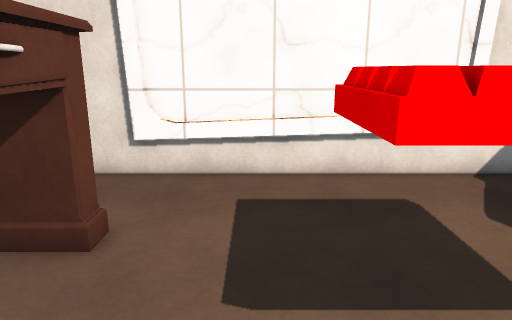
view 1 (above)

17 first-person views from a walk through a 3-D level made in the Unity game engine. The camera is 1.5 m above the floor, tilts 14° down and sees 70° across. The floor is counted in squares, 0.5 m on a side. Each view is taken from the middle of a square. On the plan, view 1 faces up. The plan holds only what a view shows up to about 20 squares ahead; the rest is blank. The place goes on beyond the plan. The player is left out. Some surface patterns are stand-ins.

view 2
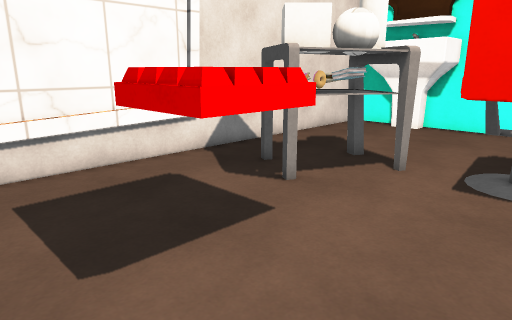

view 3
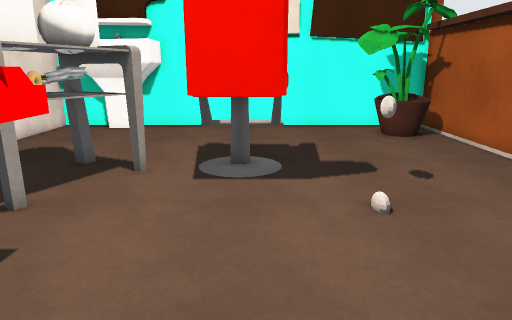

view 4
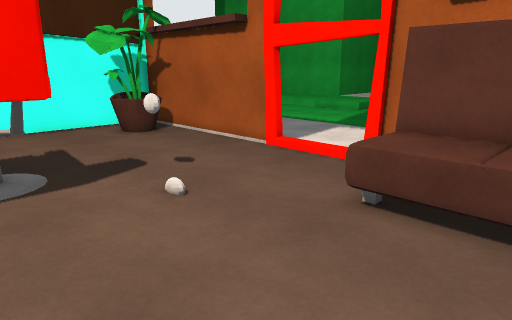

view 5
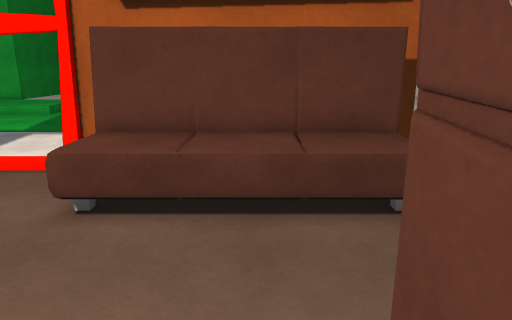

view 6
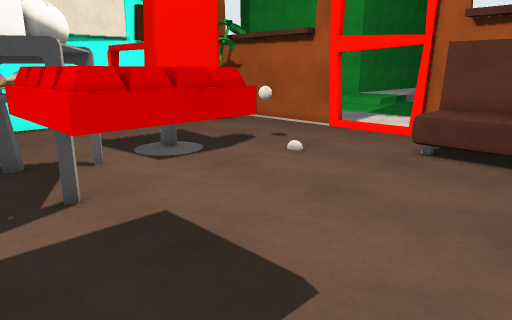

view 7
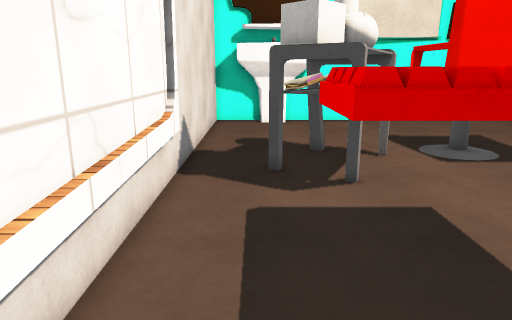

view 8
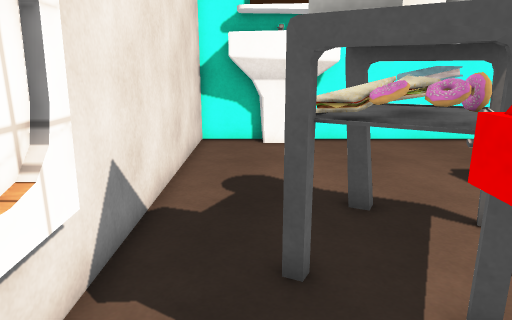

view 9
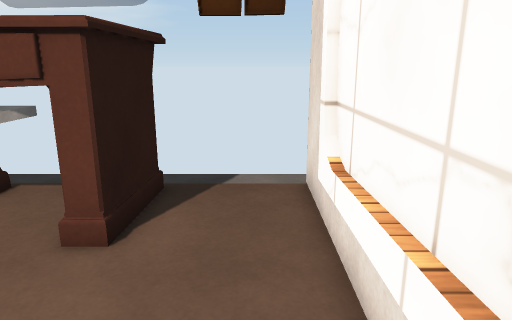

view 10
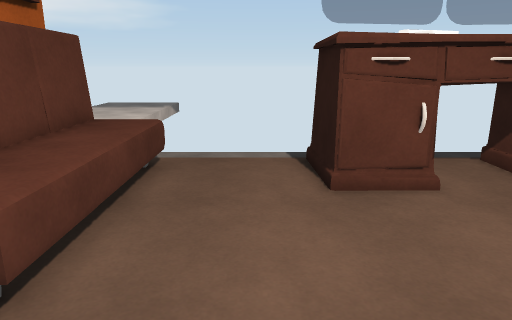

view 11
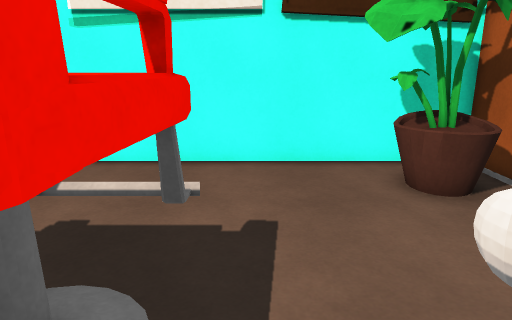

view 12
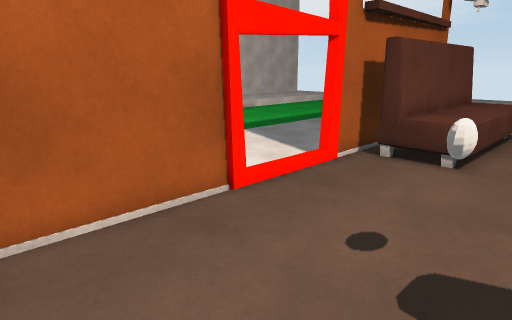

view 13
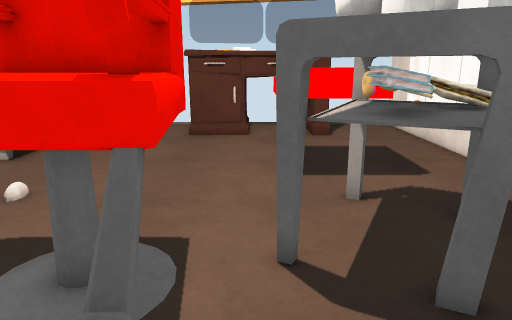

view 14
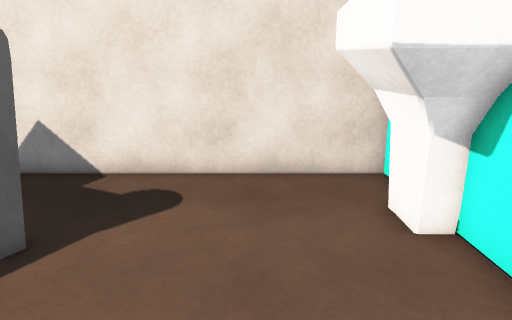

view 15
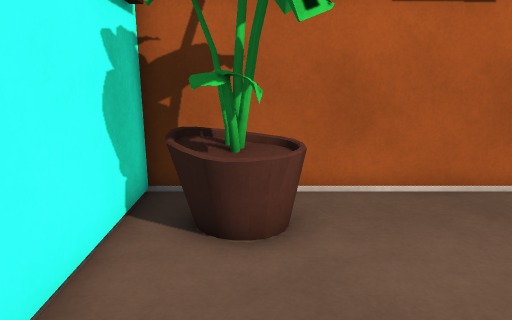

view 16
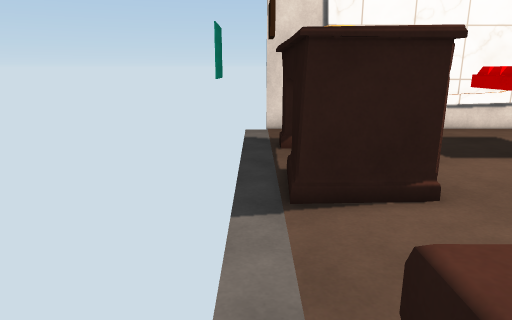

view 17
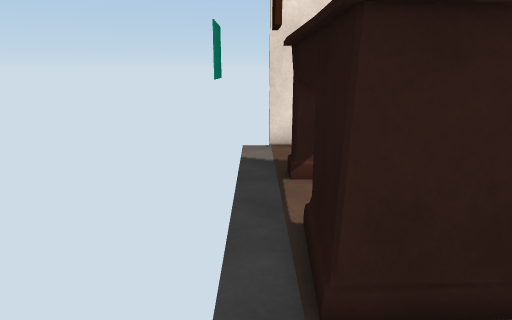

### Floor plan
Key: @ floor where view 1 was taken; # wall or solid block; x gap in a wall; . main floor; : floor 0.25 m higher than the main floor; = window, fence, low wall or low ledge; ^ raised ledge; T thing the floor can be seen under or through; O other object.
Columns run from 7 left of view 1 to 18 right of it. Each row starts with its distance up from view 1.
 10  #######################
  9 .......................#
  8 .......................###
  7 .T##.....OOO.TTO.......###
  6 .TT##...OOOO.TTOTT.....###
  5 .T  #...OOOO.TTTTT.....###
  4 .T  #...OOOO..TTT........#
  3 .TTT#...........x........#
  2 .^ ^^..........TT.^O.....#
  1 .^^ ^......... ^^^^O.....#
  0 .^^^^..@...... ^^^^O.....#
 -1 ..................xO.....#
 -2 .........................#
 -3 .........................#
 -4 .........................#
 -5 ..^^^^^^^^........... #..#
 -6 ..^^^^^^^^...........##=.#
 -7  =^^^^^^^^...........=##.#
 -8 .#       #...........===.#
 -9  #     ####::::###########

Where each view was taken, in squares from view 1:
view 1: 0 up, 0 right, facing up
view 2: 1 down, 2 left, facing up-right
view 3: 0 up, 2 left, facing right
view 4: 2 up, 2 left, facing down-right
view 5: 2 up, 2 left, facing down
view 6: 8 up, 3 left, facing down-right
view 7: 8 up, 4 left, facing right
view 8: 8 up, 2 right, facing right
view 9: 9 up, 3 right, facing left
view 10: 2 down, 6 right, facing left
view 11: 2 down, 6 right, facing right
view 12: 2 down, 14 right, facing down-left
view 13: 3 up, 14 right, facing left
view 14: 0 up, 14 right, facing up
view 15: 0 up, 15 right, facing down
view 16: 8 down, 7 left, facing up
view 17: 4 down, 7 left, facing up
